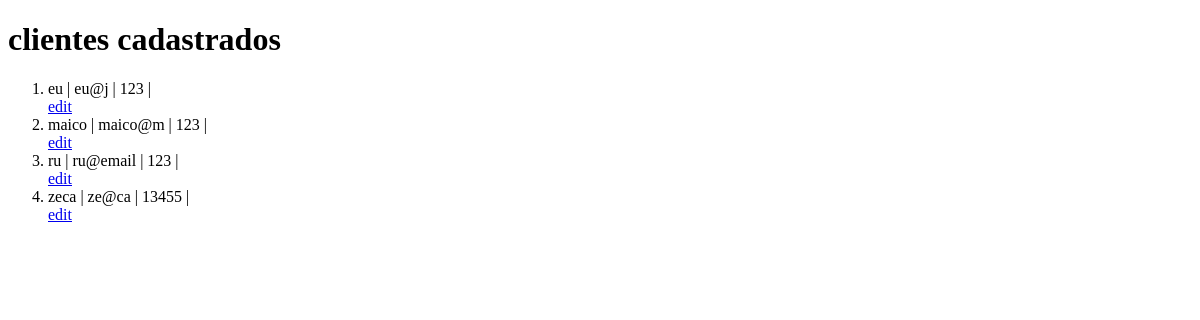
Before: /clientes/view with the older database file.
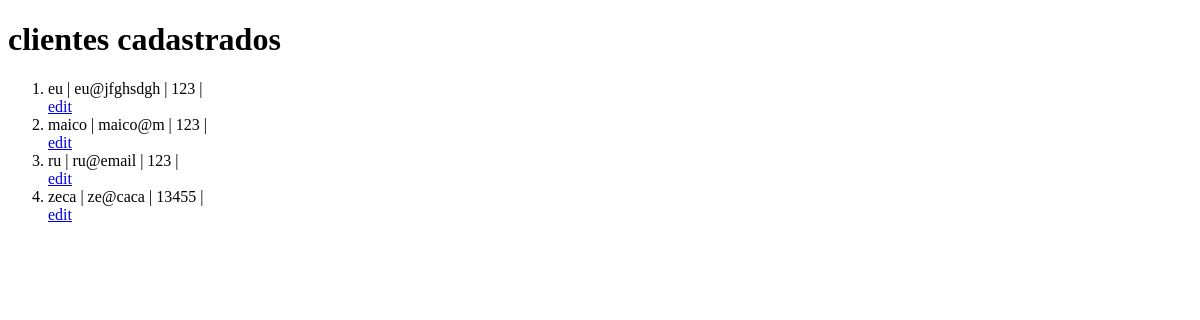
After: the same page with the newer database file.
### models/clientes.py (models this page shows, shortened)
class Cliente(Base, UserMixin):
    __tablename__ = 'tb_clientes'
    cli_id:Mapped[int] = mapped_column(primary_key = True, autoincrement=True)
    cli_nome:Mapped[str] = mapped_column(nullable=False)
    cli_email:Mapped[str] = mapped_column(unique = True, nullable=False)
    cli_telefone:Mapped[str] = mapped_column(nullable=False)
    cli_endereco:Mapped[str] = mapped_column(nullable=False)
    vendas: Mapped[list["Venda"]] = relationship("Venda", back_populates="clientes")
    @classmethod
    def all(cls, ordem = "crescente"):
        if ordem == "crescente":
            direcao = "ASC"
        elif ordem == "decrescente":
            direcao = "DESC"
        sql = text(f"SELECT * FROM tb_clientes ORDER BY cli_nome {direcao}")
        clientes = session.execute(sql).fetchall()
        return clientes

### controllers/clientes.py (the view)
@cliente_bp.route('/view', methods=['POST', 'GET'])
def view():
    if request.method == 'POST':
        ordem = request.form['ordem']
        clientes = Cliente.all(ordem=ordem)
    elif request.method == 'GET':
        clientes = Cliente.all()
    return render_template('clientes/view.html', clientes = clientes)

### templates/clientes/view.html (shortened to what this page needs)
{% extends "model.html" %}
{% block content %}
<h1>clientes cadastrados</h1>
<div>
    <ol>
        {% for cliente in clientes %}
            <li>{{cliente.cli_nome}} | {{cliente.cli_email}} | {{cliente.cli_telefone}} | {{cliente.endereco}}</li>
            <a href="{{url_for('cliente.edit', cli_id=cliente.cli_id)}}">edit</a>
        {% endfor %}
    </ol>
</div>
{% endblock %}

### templates/model.html (shortened to what this page needs)
<!DOCTYPE html>
<html lang="en">
<head>
</head>
<body>
    {% block content %}{% endblock %}
</body>
</html>

Changed rows visible on the page:
changed Cliente "eu": cli_email "eu@j" → "eu@jfghsdgh"
changed Cliente "zeca": cli_email "ze@ca" → "ze@caca"
